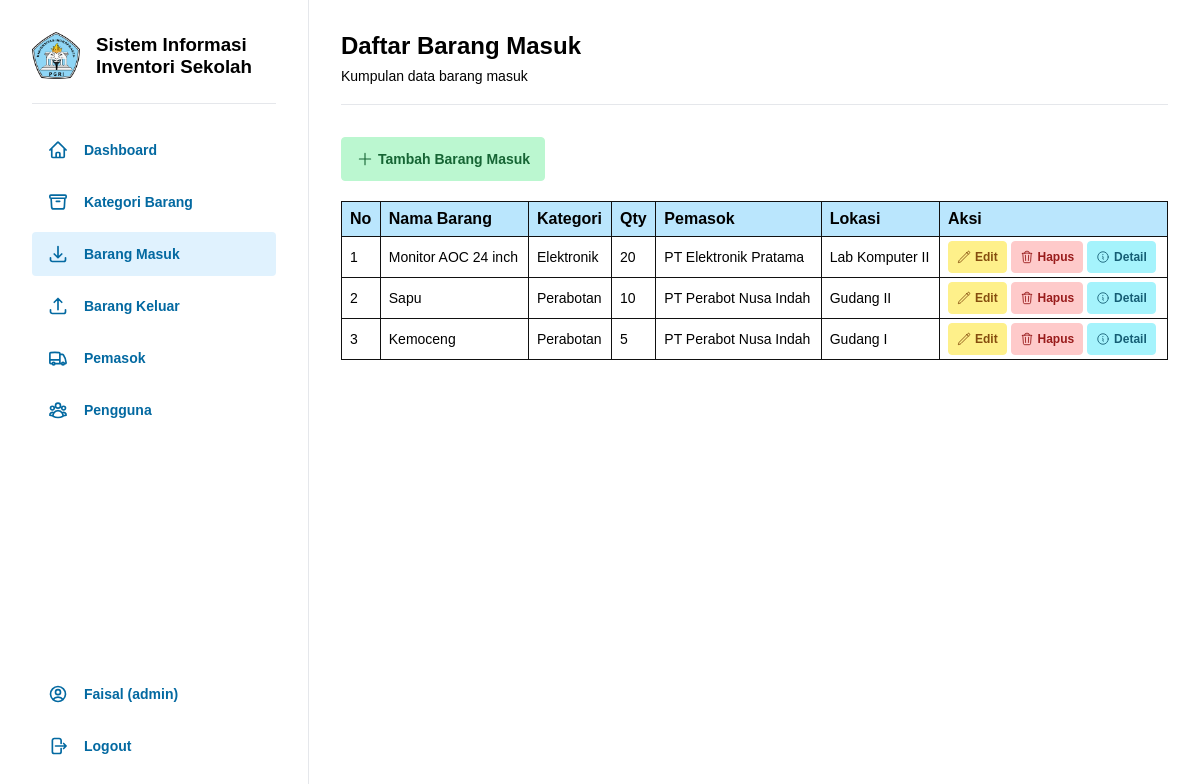
The page /pages/barang_masuk/index.php (signed in) on the database its author committed.
### tables this page shows
CREATE TABLE `barang_masuk` (
  `id_barang_masuk` int(11) NOT NULL,
  `nama_barang` varchar(100) NOT NULL,
  `qty` int(11) NOT NULL,
  `lokasi_barang` varchar(100) NOT NULL,
  `tipe_barang` enum('in') NOT NULL DEFAULT 'in',
  `waktu_masuk` timestamp NOT NULL DEFAULT CURRENT_TIMESTAMP,
  `id_pengguna` int(11) DEFAULT NULL,
  `id_pemasok` int(11) DEFAULT NULL,
  `id_kategori` int(11) DEFAULT NULL
);

CREATE TABLE `kategori` (
  `id_kategori` int(11) NOT NULL,
  `nama_kategori` varchar(100) NOT NULL,
  `deskripsi` text
);

CREATE TABLE `pemasok` (
  `id_pemasok` int(11) NOT NULL,
  `nama_pemasok` varchar(100) NOT NULL,
  `kontak_pemasok` varchar(100) DEFAULT NULL,
  `alamat_pemasok` varchar(255) DEFAULT NULL
);

### pages/barang_masuk/index.php (the view)
<?php
  include '../../config/database.php';
  $this_page = "itemin";
  include '../../includes/header.php';
  $query = $pdo->query("SELECT * FROM barang_masuk JOIN pemasok ON barang_masuk.id_pemasok = pemasok.id_pemasok JOIN pengguna ON barang_masuk.id_pengguna = pengguna.id_pengguna JOIN kategori ON barang_masuk.id_kategori = kategori.id_kategori");
  $items_in = $query->fetchAll(PDO::FETCH_ASSOC);
  $no = 1;
?>
<div class="content flex-column">
    <h2 class="mb-8">Daftar Barang Masuk</h2>
    <p class="small">Kumpulan data barang masuk</p>
    <hr class="mt-20 mb-32">
    <a class="green self-baseline items-center gap-4" href="add.php">
      <img src="../../assets/images/icons/add.svg" alt="add icon">
      <span>Tambah Barang Masuk</span>
    </a>
    <table class="table-view mt-20">
        <thead>
            <tr>
                <th>No</th>
                <th>Nama Barang</th>
                <th>Kategori</th>
                <th>Qty</th>
                <th>Pemasok</th>
                <th>Lokasi</th>
                <th>Aksi</th>
            </tr>
        </thead>
        <tbody>
            <?php foreach ($items_in as $item_in): ?>
            <tr>
                <td><?php echo $no; ?></td>
                <td><?php echo htmlspecialchars($item_in['nama_barang']); ?></td>
                <td><?php echo htmlspecialchars($item_in['nama_kategori']); ?></td>
                <td><?php echo htmlspecialchars($item_in['qty']); ?></td>
                <td><?php echo htmlspecialchars($item_in['nama_pemasok']); ?></td>
                <td><?php echo htmlspecialchars($item_in['lokasi_barang']); ?></td>
                <td>
                    <a class="yellow btn-sm items-center gap-4" href="edit.php?id=<?php echo $item_in['id_barang_masuk']; ?>">
                        <img src="../../assets/images/icons/edit.svg" alt="edit icon">
                        <span>Edit</span>
                    </a>
                    <a class="red btn-sm items-center gap-4" href="delete.php?id=<?php echo $item_in['id_barang_masuk']; ?>" onclick="return confirm('Apakah Anda yakin ingin menghapus barang masuk ini?');">
                        <img src="../../assets/images/icons/bin.svg" alt="delete icon">
                        <span>Hapus</span>
                    </a>
                    <a class="cyan btn-sm items-center gap-4" href="detail.php?id=<?php echo $item_in['id_barang_masuk']; ?>" title="Detail">
                        <img src="../../assets/images/icons/info.svg" alt="info icon">
                        <span>Detail</span>
                    </a>
                </td>
            </tr>
            <?php $no++; ?>
            <?php endforeach; ?>
        </tbody>
    </table>
</div>
<?php include '../../includes/footer.php'; ?>

### includes/header.php (shortened to what this page needs)
<?php
    $username = $_SESSION['username'];
    $role = $_SESSION['role'];
?>
<!DOCTYPE html>
<html>
<head>
    <link rel="stylesheet" href="../../assets/css/style.css">
</head>
<body>
    <div class="container">
        <?php include "navbar.php"; ?>

### includes/navbar.php (shortened to what this page needs)
<div class="sidebar flex-column gap-16">
  <div class="flex-row gap-16 items-center">
    <img class="img-logo" src="../../assets/images/unindra.png" alt="Logo Unindra">
    <h3>Sistem Informasi Inventori Sekolah</h3>
  </div>
  <hr>
  <nav class="flex-column">
    <ul class="flex-column gap-8">
      <?php if ($role == "admin"): ?>
      <li>
        <a href="../dashboard/dashboard.php" class="items-center gap-16 <?php if($this_page=='dashboard'){ echo 'active'; } ?>">
          <img src="../../assets/images/icons/home.svg" alt="home icon">
          <span>Dashboard</span>
        </a>
      </li>
      <?php endif; ?>
      <li>
        <a href="../kategori/index.php" class="items-center gap-16 <?php if($this_page=='category'){ echo 'active'; } ?>">
          <img src="../../assets/images/icons/item-category.svg" alt="category icon">
          <span>Kategori Barang</span>
        </a>
      </li>
      <li>
        <a href="../barang_masuk/index.php" class="items-center gap-16 <?php if($this_page=='itemin'){ echo 'active'; } ?>">
          <img src="../../assets/images/icons/item-in.svg" alt="item in icon">
          <span>Barang Masuk</span>
        </a>
      </li>
      <li>
        <a href="../barang_keluar/index.php" class="items-center gap-16 <?php if($this_page=='itemout'){ echo 'active'; } ?>">
          <img src="../../assets/images/icons/item-out.svg" alt="item out icon">
          <span>Barang Keluar</span>
        </a>
      </li>
      <li>
        <a href="../pemasok/index.php" class="items-center gap-16 <?php if($this_page=='supplier'){ echo 'active'; } ?>">
          <img src="../../assets/images/icons/supplier.svg" alt="supplier icon">
          <span>Pemasok</span>
        </a>
      </li>
      <?php if ($role == "admin"): ?>
      <li>
        <a href="../pengguna/index.php" class="items-center gap-16 <?php if($this_page=='users'){ echo 'active'; } ?>">
          <img src="../../assets/images/icons/users.svg" alt="user icon">
          <span>Pengguna</span>
        </a>
      </li>
      <?php endif; ?>
      <li class="mt-auto">
        <ul class="flex-column gap-8">
          <li>
            <a href="../profil/index.php" class="items-center gap-16 <?php if($this_page=='profile'){ echo 'active'; } ?>">
              <img src="../../assets/images/icons/profile.svg" alt="profile icon">
              <span>
              <?php
                if (isset($_SESSION['id_pengguna'])) {
                  echo ucfirst($username).' ('.$role.')';
                } else {
                  echo 'Profile';
                }
              ?>
              </span>
            </a>
          </li>
          <li>
            <a href="../auth/logout.php" class="items-center gap-16">
              <img src="../../assets/images/icons/out.svg" alt="logout icon">
              <span>Logout</span>
            </a>
          </li>
        </ul>
      </li>
    </ul>
  </nav>
</div>

### includes/footer.php (shortened to what this page needs)
</body>
</html>

### assets/css/style.css (style rules this page uses)
* { box-sizing: border-box; margin: 0; padding: 0; font-family: sans-serif; }
.mt-auto { margin-top: auto; }
.mt-20 { margin-top: 20px; }
.mb-8 { margin-bottom: 8px; }
.mb-32 { margin-bottom: 32px; }
.gap-4 { gap: 4px; }
.gap-8 { gap: 8px; }
.gap-16 { gap: 16px; }
.flex-row { display: flex; flex-direction: row; }
.flex-column { display: flex; flex-direction: column; }
.items-center { align-items: center; }
.self-baseline { align-self: baseline; }
hr { height: 1px; background-color: #e5e7eb; border: 0; margin-block: 8px; }
button.green, a.green { padding: 12px 14px; color: #166534; background-color: #bbf7d0; border: 1px solid #bbf7d0; border-radius: 4px; font-weight: 600; font-size: 14px; text-decoration: none; }
button.cyan, a.cyan { padding: 12px 14px; color: #155e75; background-color: #a5f3fc; border: 1px solid #a5f3fc; border-radius: 4px; font-weight: 600; font-size: 14px; text-decoration: none; }
button.yellow, a.yellow { padding: 12px 14px; color: #854d0e; background-color: #fef08a; border: 1px solid #fef08a; border-radius: 4px; font-weight: 600; font-size: 14px; text-decoration: none; }
button.red, a.red { padding: 12px 14px; color: #991b1b; background-color: #fecaca; border: 1px solid #fecaca; border-radius: 4px; font-weight: 600; font-size: 14px; text-decoration: none; }
button.btn-sm, a.btn-sm { padding: 8px; font-size: 12px; }
a { display: flex; }
table tbody tr td a { display: inline-flex; }
.container { display: flex; flex-direction: row; height: 100vh; }
.sidebar { width: 400px; padding: 32px; background-color: white; border-right: 1px solid #e5e7eb; overflow-y: auto; }
.sidebar nav { flex: 1 1 0%; }
.sidebar nav ul { list-style: none; margin: 0; padding: 0; flex: 1 1 0%; }
.sidebar nav ul li a { display: flex; padding: 12px 16px; border-radius: 4px; font-size: 14px; font-weight: 600; color: #0369a1; background-color: transparent; text-decoration: none; }
.sidebar nav ul li a.active, .sidebar nav ul li a:hover { color: #0369a1; background-color: #e0f2fe; }
img.img-logo { max-width: 48px; width: 100%; height: auto; }
.content { width: 100%; padding: 32px; }
.small { font-size: 14px; }
table { width: 100%; border-collapse: collapse; }
table.table-view tr th { background-color: #bae6fd; border: 1px solid #111111; padding: 8px; text-align: left; }
table.table-view tr td { border: 1px solid #111111; padding: 4px 8px; font-size: 14px; text-align: left; }

### rows shown on the page
barang_masuk: nama_barang "Monitor AOC 24 inch", id_kategori.nama_kategori "Elektronik", qty "20", id_pemasok.nama_pemasok "PT Elektronik Pratama", lokasi_barang "Lab Komputer II"
barang_masuk: nama_barang "Sapu", id_kategori.nama_kategori "Perabotan", qty "10", id_pemasok.nama_pemasok "PT Perabot Nusa Indah", lokasi_barang "Gudang II"
barang_masuk: nama_barang "Kemoceng", id_kategori.nama_kategori "Perabotan", qty "5", id_pemasok.nama_pemasok "PT Perabot Nusa Indah", lokasi_barang "Gudang I"

### other values the page prints
$username "Faisal"
$role "admin"
